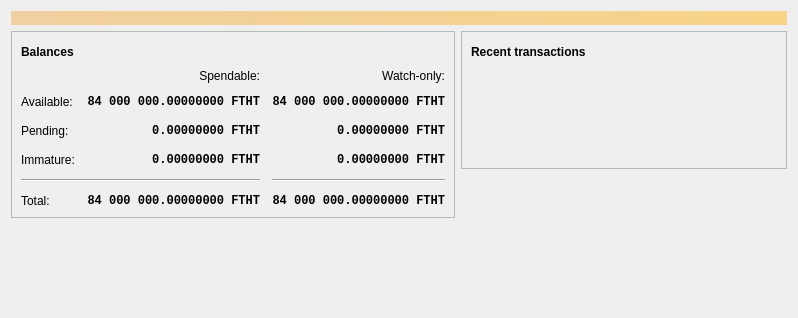
<?xml version="1.0" encoding="UTF-8"?>
<ui version="4.0">
 <class>OverviewPage</class>
 <widget class="QWidget" name="OverviewPage">
  <property name="geometry">
   <rect>
    <x>0</x>
    <y>0</y>
    <width>798</width>
    <height>318</height>
   </rect>
  </property>
  <property name="windowTitle">
   <string>Form</string>
  </property>
  <layout class="QVBoxLayout" name="topLayout">
   <item>
    <widget class="QLabel" name="labelAlerts">
     <property name="visible">
      <bool>false</bool>
     </property>
     <property name="styleSheet">
      <string notr="true">QLabel { background-color: qlineargradient(x1: 0, y1: 0, x2: 1, y2: 0, stop:0 #F0D0A0, stop:1 #F8D488); color:#000000; }</string>
     </property>
     <property name="wordWrap">
      <bool>true</bool>
     </property>
     <property name="margin">
      <number>3</number>
     </property>
     <property name="textInteractionFlags">
      <set>Qt::TextSelectableByMouse</set>
     </property>
    </widget>
   </item>
   <item>
    <layout class="QHBoxLayout" name="horizontalLayout" stretch="1,1">
     <item>
      <layout class="QVBoxLayout" name="verticalLayout_2">
       <item>
        <widget class="QFrame" name="frame">
         <property name="frameShape">
          <enum>QFrame::StyledPanel</enum>
         </property>
         <property name="frameShadow">
          <enum>QFrame::Raised</enum>
         </property>
         <layout class="QVBoxLayout" name="verticalLayout_4">
          <item>
           <layout class="QHBoxLayout" name="horizontalLayout_4">
            <item>
             <widget class="QLabel" name="label_5">
              <property name="font">
               <font>
                <weight>75</weight>
                <bold>true</bold>
               </font>
              </property>
              <property name="text">
               <string>Balances</string>
              </property>
             </widget>
            </item>
            <item>
             <widget class="QPushButton" name="labelWalletStatus">
              <property name="enabled">
               <bool>true</bool>
              </property>
              <property name="maximumSize">
               <size>
                <width>30</width>
                <height>16777215</height>
               </size>
              </property>
              <property name="toolTip">
               <string>The displayed information may be out of date. Your wallet automatically synchronizes with the Fuckthemheggiescoin network after a connection is established, but this process has not completed yet.</string>
              </property>
              <property name="text">
               <string/>
              </property>
              <property name="icon">
               <iconset resource="../bitcoin.qrc">
                <normaloff>:/icons/warning</normaloff>
                <disabledoff>:/icons/warning</disabledoff>:/icons/warning</iconset>
              </property>
              <property name="iconSize">
               <size>
                <width>24</width>
                <height>24</height>
               </size>
              </property>
              <property name="flat">
               <bool>true</bool>
              </property>
             </widget>
            </item>
            <item>
             <spacer name="horizontalSpacer_3">
              <property name="orientation">
               <enum>Qt::Horizontal</enum>
              </property>
              <property name="sizeHint" stdset="0">
               <size>
                <width>40</width>
                <height>20</height>
               </size>
              </property>
             </spacer>
            </item>
           </layout>
          </item>
          <item>
           <layout class="QGridLayout" name="gridLayout">
            <property name="spacing">
             <number>12</number>
            </property>
            <item row="2" column="2">
             <widget class="QLabel" name="labelWatchPending">
              <property name="font">
               <font>
                <family>Monospace</family>
                <weight>75</weight>
                <bold>true</bold>
               </font>
              </property>
              <property name="cursor">
               <cursorShape>IBeamCursor</cursorShape>
              </property>
              <property name="toolTip">
               <string>Unconfirmed transactions to watch-only addresses</string>
              </property>
              <property name="text">
               <string notr="true">0.00000000 FTHT</string>
              </property>
              <property name="alignment">
               <set>Qt::AlignRight|Qt::AlignTrailing|Qt::AlignVCenter</set>
              </property>
              <property name="textInteractionFlags">
               <set>Qt::LinksAccessibleByMouse|Qt::TextSelectableByKeyboard|Qt::TextSelectableByMouse</set>
              </property>
             </widget>
            </item>
            <item row="2" column="1">
             <widget class="QLabel" name="labelUnconfirmed">
              <property name="font">
               <font>
                <family>Monospace</family>
                <weight>75</weight>
                <bold>true</bold>
               </font>
              </property>
              <property name="cursor">
               <cursorShape>IBeamCursor</cursorShape>
              </property>
              <property name="toolTip">
               <string>Total of transactions that have yet to be confirmed, and do not yet count toward the spendable balance</string>
              </property>
              <property name="text">
               <string notr="true">0.00000000 FTHT</string>
              </property>
              <property name="alignment">
               <set>Qt::AlignRight|Qt::AlignTrailing|Qt::AlignVCenter</set>
              </property>
              <property name="textInteractionFlags">
               <set>Qt::LinksAccessibleByMouse|Qt::TextSelectableByKeyboard|Qt::TextSelectableByMouse</set>
              </property>
             </widget>
            </item>
            <item row="3" column="2">
             <widget class="QLabel" name="labelWatchImmature">
              <property name="font">
               <font>
                <family>Monospace</family>
                <weight>75</weight>
                <bold>true</bold>
               </font>
              </property>
              <property name="cursor">
               <cursorShape>IBeamCursor</cursorShape>
              </property>
              <property name="toolTip">
               <string>Mined balance in watch-only addresses that has not yet matured</string>
              </property>
              <property name="text">
               <string notr="true">0.00000000 FTHT</string>
              </property>
              <property name="alignment">
               <set>Qt::AlignRight|Qt::AlignTrailing|Qt::AlignVCenter</set>
              </property>
              <property name="textInteractionFlags">
               <set>Qt::LinksAccessibleByMouse|Qt::TextSelectableByKeyboard|Qt::TextSelectableByMouse</set>
              </property>
             </widget>
            </item>
            <item row="4" column="0" colspan="2">
             <widget class="Line" name="line">
              <property name="orientation">
               <enum>Qt::Horizontal</enum>
              </property>
             </widget>
            </item>
            <item row="4" column="2">
             <widget class="Line" name="lineWatchBalance">
              <property name="sizePolicy">
               <sizepolicy hsizetype="Preferred" vsizetype="Fixed">
                <horstretch>0</horstretch>
                <verstretch>0</verstretch>
               </sizepolicy>
              </property>
              <property name="minimumSize">
               <size>
                <width>140</width>
                <height>0</height>
               </size>
              </property>
              <property name="orientation">
               <enum>Qt::Horizontal</enum>
              </property>
             </widget>
            </item>
            <item row="5" column="0">
             <widget class="QLabel" name="labelTotalText">
              <property name="text">
               <string>Total:</string>
              </property>
             </widget>
            </item>
            <item row="3" column="1">
             <widget class="QLabel" name="labelImmature">
              <property name="font">
               <font>
                <family>Monospace</family>
                <weight>75</weight>
                <bold>true</bold>
               </font>
              </property>
              <property name="cursor">
               <cursorShape>IBeamCursor</cursorShape>
              </property>
              <property name="toolTip">
               <string>Mined balance that has not yet matured</string>
              </property>
              <property name="text">
               <string notr="true">0.00000000 FTHT</string>
              </property>
              <property name="alignment">
               <set>Qt::AlignRight|Qt::AlignTrailing|Qt::AlignVCenter</set>
              </property>
              <property name="textInteractionFlags">
               <set>Qt::LinksAccessibleByMouse|Qt::TextSelectableByKeyboard|Qt::TextSelectableByMouse</set>
              </property>
             </widget>
            </item>
            <item row="2" column="3">
             <spacer name="horizontalSpacer_2">
              <property name="orientation">
               <enum>Qt::Horizontal</enum>
              </property>
              <property name="sizeHint" stdset="0">
               <size>
                <width>40</width>
                <height>20</height>
               </size>
              </property>
             </spacer>
            </item>
            <item row="3" column="0">
             <widget class="QLabel" name="labelImmatureText">
              <property name="text">
               <string>Immature:</string>
              </property>
             </widget>
            </item>
            <item row="5" column="1">
             <widget class="QLabel" name="labelTotal">
              <property name="font">
               <font>
                <family>Monospace</family>
                <weight>75</weight>
                <bold>true</bold>
               </font>
              </property>
              <property name="cursor">
               <cursorShape>IBeamCursor</cursorShape>
              </property>
              <property name="toolTip">
               <string>Your current total balance</string>
              </property>
              <property name="text">
               <string notr="true">84 000 000.00000000 FTHT</string>
              </property>
              <property name="alignment">
               <set>Qt::AlignRight|Qt::AlignTrailing|Qt::AlignVCenter</set>
              </property>
              <property name="textInteractionFlags">
               <set>Qt::LinksAccessibleByMouse|Qt::TextSelectableByKeyboard|Qt::TextSelectableByMouse</set>
              </property>
             </widget>
            </item>
            <item row="5" column="2">
             <widget class="QLabel" name="labelWatchTotal">
              <property name="font">
               <font>
                <family>Monospace</family>
                <weight>75</weight>
                <bold>true</bold>
               </font>
              </property>
              <property name="cursor">
               <cursorShape>IBeamCursor</cursorShape>
              </property>
              <property name="toolTip">
               <string>Current total balance in watch-only addresses</string>
              </property>
              <property name="text">
               <string notr="true">84 000 000.00000000 FTHT</string>
              </property>
              <property name="alignment">
               <set>Qt::AlignRight|Qt::AlignTrailing|Qt::AlignVCenter</set>
              </property>
              <property name="textInteractionFlags">
               <set>Qt::LinksAccessibleByMouse|Qt::TextSelectableByKeyboard|Qt::TextSelectableByMouse</set>
              </property>
             </widget>
            </item>
            <item row="0" column="2">
             <widget class="QLabel" name="labelWatchonly">
              <property name="text">
               <string>Watch-only:</string>
              </property>
              <property name="alignment">
               <set>Qt::AlignRight|Qt::AlignTrailing|Qt::AlignVCenter</set>
              </property>
             </widget>
            </item>
            <item row="1" column="0">
             <widget class="QLabel" name="labelBalanceText">
              <property name="text">
               <string>Available:</string>
              </property>
             </widget>
            </item>
            <item row="1" column="1">
             <widget class="QLabel" name="labelBalance">
              <property name="font">
               <font>
                <family>Monospace</family>
                <weight>75</weight>
                <bold>true</bold>
               </font>
              </property>
              <property name="cursor">
               <cursorShape>IBeamCursor</cursorShape>
              </property>
              <property name="toolTip">
               <string>Your current spendable balance</string>
              </property>
              <property name="text">
               <string notr="true">84 000 000.00000000 FTHT</string>
              </property>
              <property name="alignment">
               <set>Qt::AlignRight|Qt::AlignTrailing|Qt::AlignVCenter</set>
              </property>
              <property name="textInteractionFlags">
               <set>Qt::LinksAccessibleByMouse|Qt::TextSelectableByKeyboard|Qt::TextSelectableByMouse</set>
              </property>
             </widget>
            </item>
            <item row="1" column="2">
             <widget class="QLabel" name="labelWatchAvailable">
              <property name="font">
               <font>
                <family>Monospace</family>
                <weight>75</weight>
                <bold>true</bold>
               </font>
              </property>
              <property name="cursor">
               <cursorShape>IBeamCursor</cursorShape>
              </property>
              <property name="toolTip">
               <string>Your current balance in watch-only addresses</string>
              </property>
              <property name="text">
               <string notr="true">84 000 000.00000000 FTHT</string>
              </property>
              <property name="alignment">
               <set>Qt::AlignRight|Qt::AlignTrailing|Qt::AlignVCenter</set>
              </property>
              <property name="textInteractionFlags">
               <set>Qt::LinksAccessibleByMouse|Qt::TextSelectableByKeyboard|Qt::TextSelectableByMouse</set>
              </property>
             </widget>
            </item>
            <item row="2" column="0">
             <widget class="QLabel" name="labelPendingText">
              <property name="text">
               <string>Pending:</string>
              </property>
             </widget>
            </item>
            <item row="0" column="1">
             <widget class="QLabel" name="labelSpendable">
              <property name="text">
               <string>Spendable:</string>
              </property>
              <property name="alignment">
               <set>Qt::AlignRight|Qt::AlignTrailing|Qt::AlignVCenter</set>
              </property>
             </widget>
            </item>
           </layout>
          </item>
         </layout>
        </widget>
       </item>
       <item>
        <spacer name="verticalSpacer">
         <property name="orientation">
          <enum>Qt::Vertical</enum>
         </property>
         <property name="sizeHint" stdset="0">
          <size>
           <width>20</width>
           <height>40</height>
          </size>
         </property>
        </spacer>
       </item>
      </layout>
     </item>
     <item>
      <layout class="QVBoxLayout" name="verticalLayout_3">
       <item>
        <widget class="QFrame" name="frame_2">
         <property name="frameShape">
          <enum>QFrame::StyledPanel</enum>
         </property>
         <property name="frameShadow">
          <enum>QFrame::Raised</enum>
         </property>
         <layout class="QVBoxLayout" name="verticalLayout">
          <item>
           <layout class="QHBoxLayout" name="horizontalLayout_2">
            <item>
             <widget class="QLabel" name="label_4">
              <property name="font">
               <font>
                <weight>75</weight>
                <bold>true</bold>
               </font>
              </property>
              <property name="text">
               <string>Recent transactions</string>
              </property>
             </widget>
            </item>
            <item>
             <widget class="QPushButton" name="labelTransactionsStatus">
              <property name="enabled">
               <bool>true</bool>
              </property>
              <property name="maximumSize">
               <size>
                <width>30</width>
                <height>16777215</height>
               </size>
              </property>
              <property name="toolTip">
               <string>The displayed information may be out of date. Your wallet automatically synchronizes with the Fuckthemheggiescoin network after a connection is established, but this process has not completed yet.</string>
              </property>
              <property name="text">
               <string/>
              </property>
              <property name="icon">
               <iconset resource="../bitcoin.qrc">
                <normaloff>:/icons/warning</normaloff>
                <disabledoff>:/icons/warning</disabledoff>:/icons/warning</iconset>
              </property>
              <property name="iconSize">
               <size>
                <width>24</width>
                <height>24</height>
               </size>
              </property>
              <property name="flat">
               <bool>true</bool>
              </property>
             </widget>
            </item>
            <item>
             <spacer name="horizontalSpacer">
              <property name="orientation">
               <enum>Qt::Horizontal</enum>
              </property>
              <property name="sizeHint" stdset="0">
               <size>
                <width>40</width>
                <height>20</height>
               </size>
              </property>
             </spacer>
            </item>
           </layout>
          </item>
          <item>
           <widget class="TransactionOverviewWidget" name="listTransactions">
            <property name="styleSheet">
             <string notr="true">QListView { background: transparent; }</string>
            </property>
            <property name="frameShape">
             <enum>QFrame::NoFrame</enum>
            </property>
            <property name="verticalScrollBarPolicy">
             <enum>Qt::ScrollBarAlwaysOff</enum>
            </property>
            <property name="horizontalScrollBarPolicy">
             <enum>Qt::ScrollBarAlwaysOff</enum>
            </property>
            <property name="sizeAdjustPolicy">
             <enum>QAbstractScrollArea::AdjustToContents</enum>
            </property>
            <property name="selectionMode">
             <enum>QAbstractItemView::NoSelection</enum>
            </property>
            <property name="uniformItemSizes">
             <bool>true</bool>
            </property>
           </widget>
          </item>
         </layout>
        </widget>
       </item>
       <item>
        <spacer name="verticalSpacer_2">
         <property name="orientation">
          <enum>Qt::Vertical</enum>
         </property>
         <property name="sizeHint" stdset="0">
          <size>
           <width>20</width>
           <height>40</height>
          </size>
         </property>
        </spacer>
       </item>
      </layout>
     </item>
    </layout>
   </item>
  </layout>
 </widget>
 <customwidgets>
  <customwidget>
   <class>TransactionOverviewWidget</class>
   <extends>QListView</extends>
   <header>qt/transactionoverviewwidget.h</header>
  </customwidget>
 </customwidgets>
 <resources/>
 <connections/>
</ui>
